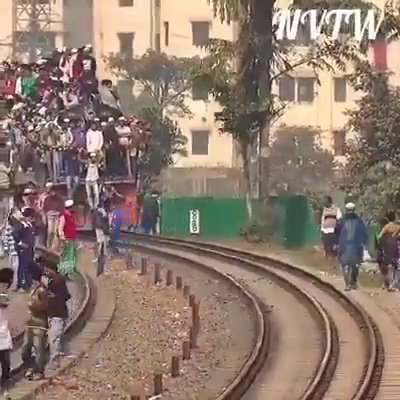
#> input picture frame 37 of trainvid.mp4, 400 x 400 px, given in place of airplanes.mp4, which was not available
$ jupyter execute detect_motion.ipynb   (shell and % lines are left out)
#> lines starting #> are read from the running program, lines starting #| are printed output that depends on the picture; pictures that were not available may be replaced by others from this repository, and a replacement may not be noted
[cell 1]
import numpy as np
import cv2
import matplotlib.pyplot as plt
import time

[cell 2]
#import video and create video object
video = cv2.VideoCapture("airplanes.mp4")
vidsize = (int(video.get(3)), int(video.get(4)))
rows,cols = vidsize
total_pixels = rows * cols
#Add codec
#fourcc = cv2.VideoWriter_fourcc(*'VP90')

#out_vid = cv2.VideoWriter("output.webm",fourcc, 24.0, vidsize, 0)

[cell 3]
#capturing frames

#ret, frame1 = video.read()
#ret, frame2 = video.read()
#plt.imshow(frame2)
bg_frame = None

while True:

    ret,frame10 = video.read()
#> frame10 is the input picture: shape (400, 400, 3); mean B, G, R 111, 123.2, 143.3

    if not ret:
        break

    gray_frame = cv2.cvtColor(frame10,cv2.COLOR_BGR2GRAY)
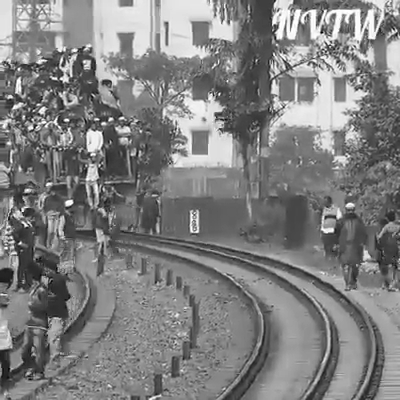
#> gray_frame: shape (400, 400); min 0, max 255, mean 127.8
    gray_blur = cv2.GaussianBlur(gray_frame,(95,95),0)
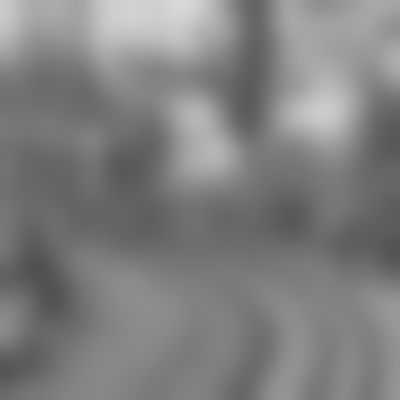
#> gray_blur: shape (400, 400); min 80, max 217, mean 127.8

    if bg_frame is None:
        bg_frame = gray_blur
        continue

    diff = cv2.absdiff(bg_frame,gray_blur)

    _,thresh = cv2.threshold(diff, 30, 255,cv2.THRESH_BINARY)

    white_pixel = np.sum(thresh)/255

    if(white_pixel > 0.1*total_pixels):
        cv2.putText(frame10, "Motion detected",(10,40),cv2.FONT_HERSHEY_COMPLEX,1,(255,0,255),2)
        break
plt.imshow(frame10)

$ run again, starting later in the video
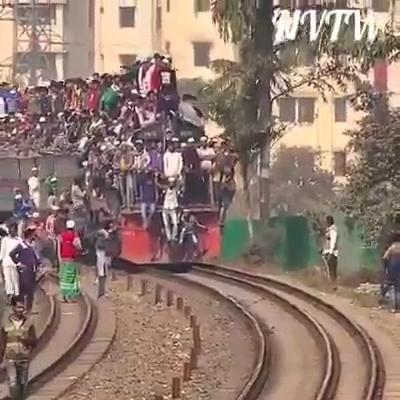
#> input picture frame 167 of trainvid.mp4, 400 x 400 px, given in place of airplanes.mp4, which was not available
#> frame10 is the input picture: shape (400, 400, 3); mean B, G, R 112.3, 122.5, 145.5
#> `gray_frame = cv2.cvtColor(frame10,cv2.COLOR_BGR2GRAY)`:
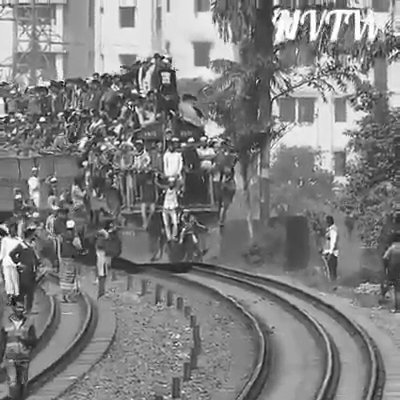
#> gray_frame: shape (400, 400); min 4, max 255, mean 128.2
#> `gray_blur = cv2.GaussianBlur(gray_frame,(95,95),0)`:
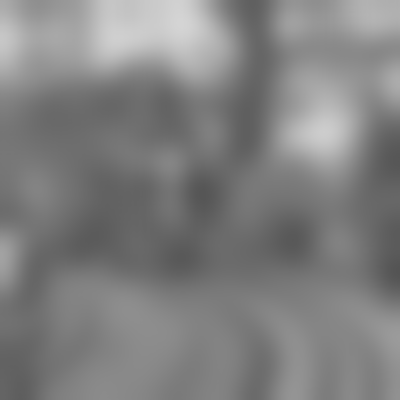
#> gray_blur: shape (400, 400); min 84, max 212, mean 128.2

$ run again, starting later in the video
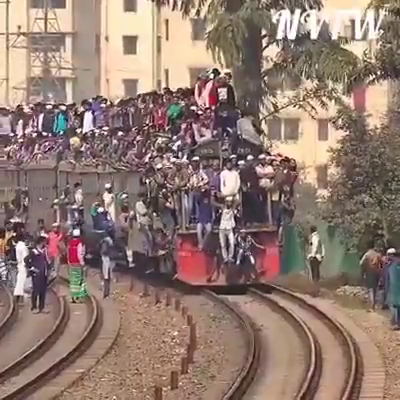
#> input picture frame 298 of trainvid.mp4, 400 x 400 px, given in place of airplanes.mp4, which was not available
#> frame10 is the input picture: shape (400, 400, 3); mean B, G, R 113, 123, 145.9
#> `gray_frame = cv2.cvtColor(frame10,cv2.COLOR_BGR2GRAY)`:
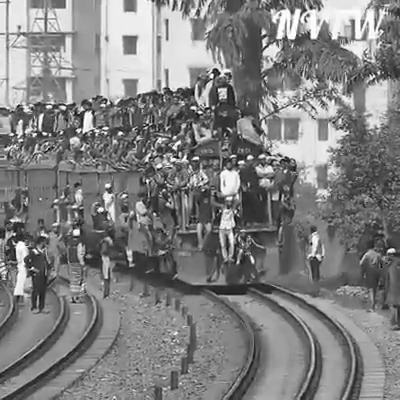
#> gray_frame: shape (400, 400); min 4, max 255, mean 128.7
#> `gray_blur = cv2.GaussianBlur(gray_frame,(95,95),0)`:
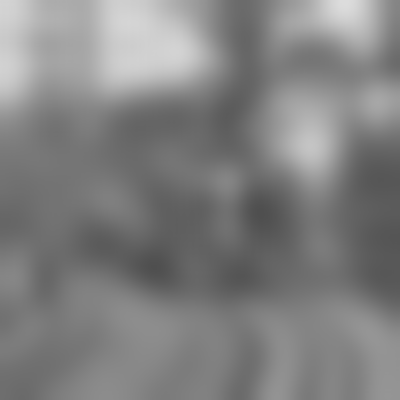
#> gray_blur: shape (400, 400); min 79, max 220, mean 128.7
